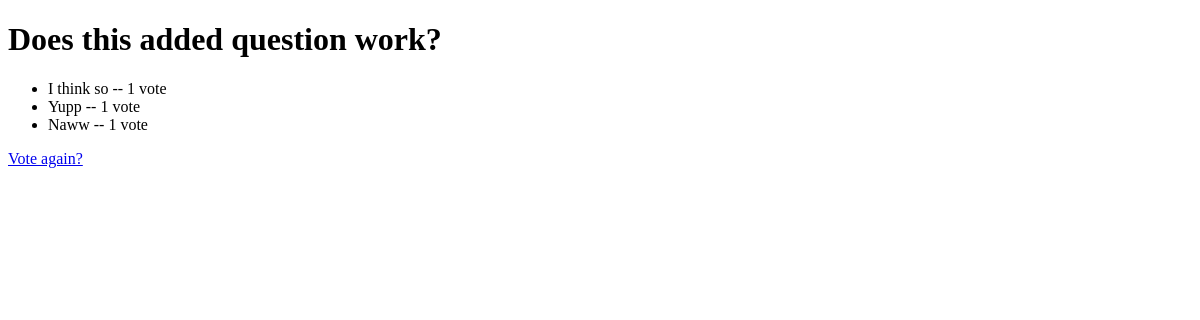
The page /polls/2/results/ on the database as committed earlier.
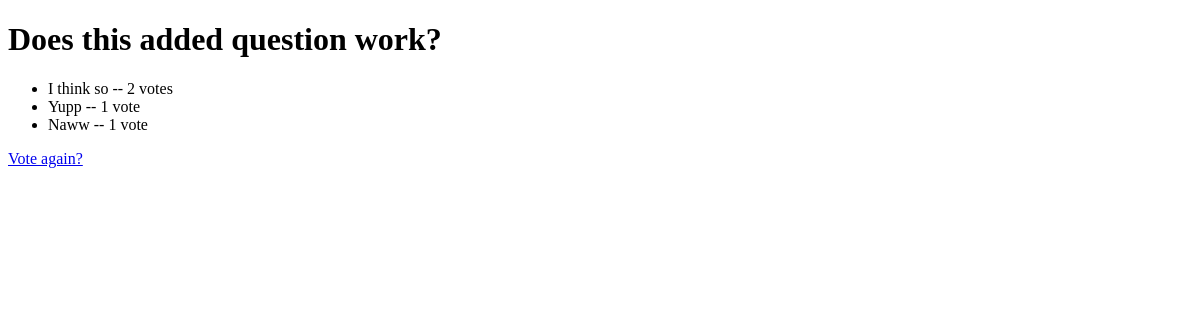
The same page on the database as committed later.
### polls/models.py (models this page shows, shortened)
class Question(models.Model):
    def was_published_recently(self):
        now = timezone.now()
        return now - datetime.timedelta(days=1) <= self.pub_date <= now
    was_published_recently.admin_order_field = 'pub_date'
    was_published_recently.boolean = True
    was_published_recently.short_description = 'Published recently?'
    question_text = models.CharField(max_length=200)
    pub_date = models.DateTimeField('date published')

class Choice(models.Model):
    question = models.ForeignKey(Question, on_delete=models.CASCADE)
    choice_text = models.CharField(max_length=200)
    votes = models.IntegerField(default=0)

### polls/views.py (the view)
# urls.py: path('<int:pk>/results/', views.ResultsView.as_view(), name='results'),
class ResultsView(generic.DetailView):
    model = Question
    template_name = 'polls/results.html'

### polls/templates/polls/results.html (shortened to what this page needs)
<!DOCTYPE html>
<html lang="en">
<head>
</head>
<body>
<h1>{{ question.question_text }}</h1>
<ul>
{% for choice in question.choice_set.all %}
    <li>{{ choice.choice_text }} -- {{ choice.votes }} vote{{ choice.votes|pluralize }}</li>
{% endfor %}
</ul>
<a href="{% url 'polls:detail' question.id %}">Vote again?</a>
</body>
</html>

Rows that differ between the two databases and show on the page:
changed Choice "I think so": votes "1" → "2"
